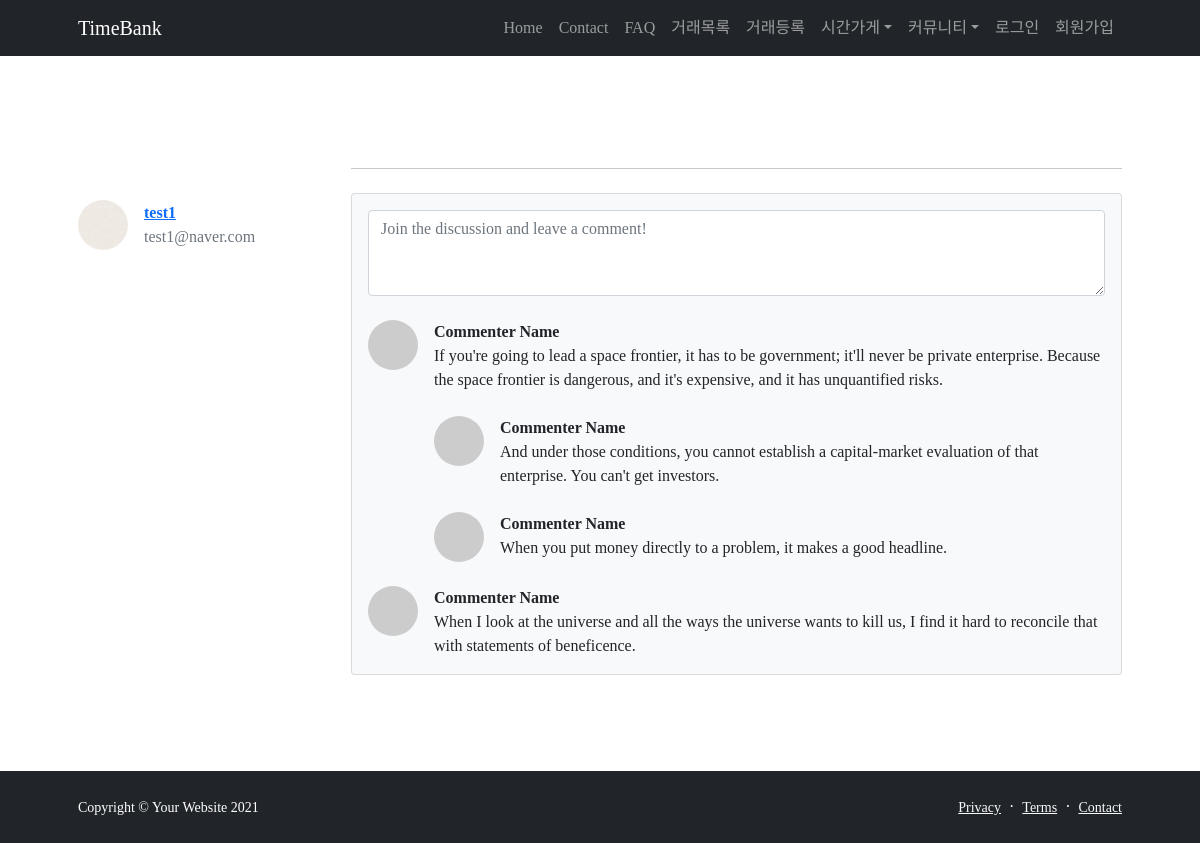
/board/board_detail/4/update_page, run on the app's committed database.
### TimeBank_board/models.py (models this page shows)
class Board(models.Model):
    category_choice = (('후기','후기'),('자유글','자유글'))
    category = models.CharField(max_length=50, choices=category_choice)
    title = models.CharField(max_length=200, default='example', verbose_name='제목')
    content = models.TextField(verbose_name='내용')
    created_at = models.DateTimeField(auto_now_add=True, verbose_name='등록시간')
    author = models.ForeignKey('TimeBank_account.User', on_delete=models.CASCADE, verbose_name='작성자')
    image = models.ImageField(upload_to="images/", blank=True)
    class Meta:
        ordering = ['-created_at']

### TimeBank_account/models.py (models this page shows, shortened)
class User(AbstractUser):
    username = models.CharField(max_length=64, verbose_name='사용자ID', unique=True)
    email = models.EmailField(max_length=128, verbose_name='E-mail')
    name = models.CharField(max_length=64, verbose_name='이름')
    password = models.CharField(max_length=100, verbose_name='비밀번호')
    contact = models.CharField(max_length=150, verbose_name='연락처')
    contactCk = models.BooleanField(default=True, null=True)
    birth = models.CharField(max_length=150, verbose_name='생년월일')
    user_age = models.CharField(max_length=50, verbose_name='연령대')
    gender_choice = [('여성','여성'),('남성','남성'),('기타','기타')]
    gender = models.CharField(max_length=2, choices=gender_choice, verbose_name='성별')
    balance = models.DecimalField(decimal_places=2, max_digits=5,verbose_name='잔액', default=0)
    registered_dtn = models.DateField(auto_now_add=True, verbose_name='가입일자')
    image = models.ImageField(upload_to="images/", blank=True)
    about = models.TextField(verbose_name="소개말", blank=True)
    object = CustomUserManager()
    user_mode = [('코디네이터','코디네이터'),('사용자','사용자')]
    mode = models.CharField(max_length=60, choices=user_mode, verbose_name='유저등급', default='사용자', null=True)
    star = models.IntegerField(validators=[MinValueValidator(1), MaxValueValidator(5)], null=True, verbose_name='평균평점')
    give_list = (('청소 / 심부름','청소 / 심부름'),
     ('몸 가꾸기 / 치장하기','몸 가꾸기 / 치장하기'),
     ('수선/ 수리','수선/ 수리'),
     ('상담','상담'),
     ('이동','이동'),
     ('먹기','먹기'),
     ('교육 / 여가생활','교육 / 여가생활'),
     ('정서지지','정서지지'),
     ('돌봄','돌봄'),
     ('식물 가꾸기','식물 가꾸기'),
     ('모임 장소 대여','모임 장소 대여'),
     ('의사소통','의사소통'),
     ('건강관리','건강관리'),
     ('기타','기타'),
     )
    give = models.CharField(max_length=50, choices=give_list, verbose_name='주고싶어요', default='청소 / 심부름')
    take_list = (('청소 / 심부름','청소 / 심부름'),
     ('몸 가꾸기 / 치장하기','몸 가꾸기 / 치장하기'),
     ('수선/ 수리','수선/ 수리'),
     ('상담','상담'),
     ('이동','이동'),
     ('먹기','먹기'),
     ('교육 / 여가생활','교육 / 여가생활'),
     ('정서지지','정서지지'),
     ('돌봄','돌봄'),
     ('식물 가꾸기','식물 가꾸기'),
     ('모임 장소 대여','모임 장소 대여'),
     ('의사소통','의사소통'),
     ('건강관리','건강관리'),
     ('기타','기타'),
     )
    take = models.CharField(max_length=50, choices=take_list, verbose_name='받고싶어요', default='청소 / 심부름')
    tags = TaggableManager(verbose_name='tags', blank=True, through=TaggedProperty)
    def __str__(self):
        return self.username
    class Meta:
        db_table = 'TimeBank_user'

### TimeBank_board/views.py (the view)
# urls.py: path('board_detail/<int:board_id>/update_page', board_update_page, name="board_update_page"),
def board_update_page(request, board_id):
    board = Board.objects.get(pk=board_id)
    context = {'board':board}
    return render(request, 'board_update_page.html', context)

### TimeBank_board/templates/board_update_page.html (shortened to what this page needs)
{% load static %}
<!DOCTYPE html>
<html lang="en">
    <head>
        <link href="https://cdn.jsdelivr.net/npm/bootstrap-icons@1.5.0/font/bootstrap-icons.css" rel="stylesheet" />
        <link href="{% static 'css/styles.css' %}" rel="stylesheet" />
    </head>
    <body class="d-flex flex-column h-100">
        <main class="flex-shrink-0">
            <nav class="navbar navbar-expand-lg navbar-dark bg-dark">
                <div class="container px-5">
                    <a class="navbar-brand" href="{% url 'index' %}">TimeBank</a>
                    <div class="collapse navbar-collapse" id="navbarSupportedContent">
                        <ul class="navbar-nav ms-auto mb-2 mb-lg-0">
                            <li class="nav-item"><a class="nav-link" href="{% url 'index' %}">Home</a></li>
                            <li class="nav-item"><a class="nav-link" href="#" onclick="prepare()">Contact</a></li>
                            <li class="nav-item"><a class="nav-link" href="#" onclick="prepare()">FAQ</a></li>
                            <li class="nav-item"><a class="nav-link" href="{% url 'post_list' %}" >거래목록</a></li>
                            <li class="nav-item"><a class="nav-link" href="{% url 'new_post_step1' %}" >거래등록</a></li>
                            <li class="nav-item dropdown">
                                <a class="nav-link dropdown-toggle" id="navbarDropdownBlog" href="#" role="button" data-bs-toggle="dropdown" aria-expanded="false">시간가게</a>
                            </li>
                            <li class="nav-item dropdown">
                                <a class="nav-link dropdown-toggle" id="navbarDropdownBlog" href="#" role="button" data-bs-toggle="dropdown" aria-expanded="false">커뮤니티</a>
                            </li>
                            {% if user.is_authenticated %}
                            <li class="nav-item dropdown">
                                <a class="nav-link dropdown-toggle" id="navbarDropdownPortfolio" href="#" role="button" data-bs-toggle="dropdown" aria-expanded="false">{{ user.get_username }}</a>
                                <ul class="dropdown-menu dropdown-menu-end" aria-labelledby="navbarDropdownPortfolio">
                                    <li><a class="dropdown-item" href="{% url 'profile' user.username %}">프로필</a></li>
                                    <li><a class="dropdown-item" href="{% url 'balance' user.username %}">시간계좌</a></li>
                                    <li><a class="dropdown-item" href="{% url 'account' user.username %}">거래내역</a></li>
                                    <li><a class="dropdown-item" href="{% url 'my_review' user.username %}">거래후기</a></li>
                                    <li>
                                        <form action="{% url 'logout' %}" method="POST">
                                        {% csrf_token %}
                                        <input type="submit" class="dropdown-item" href="{% url 'logout' %}" value="로그아웃">
                                    </form></li>
                                </ul>
                            </li>
                            {% else %}
                            <li class="nav-item"><a class="nav-link" href="{% url 'login' %}">로그인</a></li>
                            <li class="nav-item"><a class="nav-link" href="{% url 'register' %}">회원가입</a></li>
                            {% endif %}
                        </ul>
                    </div>
                </div>
            </nav>
            <section class="py-5">
                <div class="container px-5 my-5">
                    <div class="row gx-5">
                        <div class="col-lg-3">
                            <div class="d-flex align-items-center mt-lg-5 mb-4">
                                {% if board.author.image %}
                                    <img class="rounded-circle" src="{{ board.author.image.url }}" alt="..." style="width: 50px; height: 50px;"/>
                                {% else %}
                                    <img class="rounded-circle" src="https://dummyimage.com/50x50/ced4da/6c757d.jpg" alt="..." />
                                {% endif %}
                                <div class="ms-3">
                                    <a href="{% url 'profile' board.author.username %}" class="fw-bold">{{board.author}}</a>
                                    <div class="text-muted">{{board.author.email}}</div>
                                </div>
                            </div>
                        </div>
                        <div class="col-lg-9">
                            <article>
                                <header class="mb-4">
                            <hr>
                            </article>
                            <section>
                                <div class="card bg-light">
                                    <div class="card-body">
                                        <form class="mb-4"><textarea class="form-control" rows="3" placeholder="Join the discussion and leave a comment!"></textarea></form>
                                        <div class="d-flex mb-4">
                                            <div class="flex-shrink-0"><img class="rounded-circle" src="https://dummyimage.com/50x50/ced4da/6c757d.jpg" alt="..." /></div>
                                            <div class="ms-3">
                                                <div class="fw-bold">Commenter Name</div>
                                                If you're going to lead a space frontier, it has to be government; it'll never be private enterprise. Because the space frontier is dangerous, and it's expensive, and it has unquantified risks.
                                                <div class="d-flex mt-4">
                                                    <div class="flex-shrink-0"><img class="rounded-circle" src="https://dummyimage.com/50x50/ced4da/6c757d.jpg" alt="..." /></div>
                                                    <div class="ms-3">
                                                        <div class="fw-bold">Commenter Name</div>
                                                        And under those conditions, you cannot establish a capital-market evaluation of that enterprise. You can't get investors.
                                                    </div>
                                                </div>
                                                <div class="d-flex mt-4">
                                                    <div class="flex-shrink-0"><img class="rounded-circle" src="https://dummyimage.com/50x50/ced4da/6c757d.jpg" alt="..." /></div>
                                                    <div class="ms-3">
                                                        <div class="fw-bold">Commenter Name</div>
                                                        When you put money directly to a problem, it makes a good headline.
                                                    </div>
                                                </div>
                                            </div>
                                        </div>
                                        <div class="d-flex">
                                            <div class="flex-shrink-0"><img class="rounded-circle" src="https://dummyimage.com/50x50/ced4da/6c757d.jpg" alt="..." /></div>
                                            <div class="ms-3">
                                                <div class="fw-bold">Commenter Name</div>
                                                When I look at the universe and all the ways the universe wants to kill us, I find it hard to reconcile that with statements of beneficence.
                                            </div>
                                        </div>
                                    </div>
                                </div>
                            </section>
                        </div>
                    </div>
                </div>
            </section>
        </main>
        <footer class="bg-dark py-4 mt-auto">
            <div class="container px-5">
                <div class="row align-items-center justify-content-between flex-column flex-sm-row">
                    <div class="col-auto"><div class="small m-0 text-white">Copyright &copy; Your Website 2021</div></div>
                    <div class="col-auto">
                        <a class="link-light small" href="#!">Privacy</a>
                        <span class="text-white mx-1">&middot;</span>
                        <a class="link-light small" href="#!">Terms</a>
                        <span class="text-white mx-1">&middot;</span>
                        <a class="link-light small" href="#!">Contact</a>
                    </div>
                </div>
            </div>
        </footer>
    </body>
</html>

### TimeBank_board/templates/board_update_page.html (style rules this page uses)
body { font-family: 'Pretendard-Regular'; }

### data on the page
Board: author.image (picture), author "test1", author.email "test1@naver.com"
